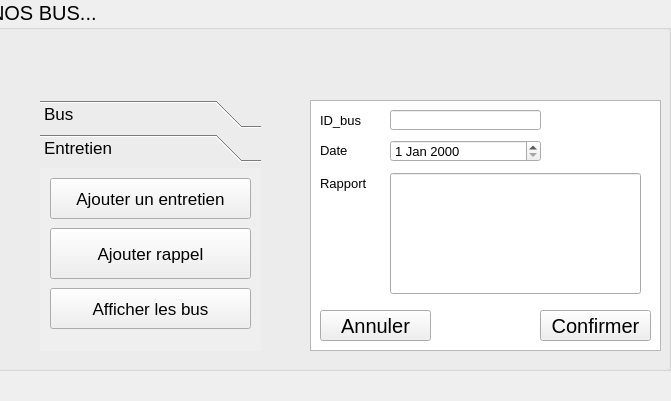
<?xml version="1.0" encoding="UTF-8"?>
<ui version="4.0">
 <class>horsservice</class>
 <widget class="QDialog" name="horsservice">
  <property name="geometry">
   <rect>
    <x>0</x>
    <y>0</y>
    <width>671</width>
    <height>401</height>
   </rect>
  </property>
  <property name="windowTitle">
   <string>Dialog</string>
  </property>
  <widget class="QLabel" name="label">
   <property name="geometry">
    <rect>
     <x>-310</x>
     <y>-70</y>
     <width>991</width>
     <height>511</height>
    </rect>
   </property>
   <property name="text">
    <string/>
   </property>
   <property name="pixmap">
    <pixmap>../../2019-URBAN-Iveco-Crealis-18-m-In-Motion-Charging.png</pixmap>
   </property>
  </widget>
  <widget class="QGroupBox" name="groupBox">
   <property name="geometry">
    <rect>
     <x>-10</x>
     <y>0</y>
     <width>681</width>
     <height>371</height>
    </rect>
   </property>
   <property name="font">
    <font>
     <pointsize>15</pointsize>
    </font>
   </property>
   <property name="title">
    <string>NOS BUS...</string>
   </property>
   <widget class="QToolBox" name="toolBox">
    <property name="geometry">
     <rect>
      <x>50</x>
      <y>100</y>
      <width>221</width>
      <height>251</height>
     </rect>
    </property>
    <property name="font">
     <font>
      <pointsize>13</pointsize>
     </font>
    </property>
    <property name="currentIndex">
     <number>1</number>
    </property>
    <widget class="QWidget" name="Bus">
     <property name="geometry">
      <rect>
       <x>0</x>
       <y>0</y>
       <width>221</width>
       <height>181</height>
      </rect>
     </property>
     <attribute name="label">
      <string>Bus</string>
     </attribute>
     <widget class="QPushButton" name="pushButton">
      <property name="geometry">
       <rect>
        <x>10</x>
        <y>10</y>
        <width>201</width>
        <height>41</height>
       </rect>
      </property>
      <property name="text">
       <string>Ajouter bus</string>
      </property>
     </widget>
     <widget class="QPushButton" name="pushButton_2">
      <property name="geometry">
       <rect>
        <x>10</x>
        <y>60</y>
        <width>201</width>
        <height>51</height>
       </rect>
      </property>
      <property name="text">
       <string>Mettre bus hors service</string>
      </property>
     </widget>
     <widget class="QPushButton" name="pushButton_3">
      <property name="geometry">
       <rect>
        <x>10</x>
        <y>120</y>
        <width>201</width>
        <height>41</height>
       </rect>
      </property>
      <property name="text">
       <string>Afficher les bus</string>
      </property>
     </widget>
    </widget>
    <widget class="QWidget" name="Entretien">
     <property name="geometry">
      <rect>
       <x>0</x>
       <y>0</y>
       <width>221</width>
       <height>181</height>
      </rect>
     </property>
     <attribute name="label">
      <string>Entretien</string>
     </attribute>
     <widget class="QPushButton" name="pushButton_7">
      <property name="geometry">
       <rect>
        <x>10</x>
        <y>60</y>
        <width>201</width>
        <height>51</height>
       </rect>
      </property>
      <property name="text">
       <string>Ajouter rappel</string>
      </property>
     </widget>
     <widget class="QPushButton" name="pushButton_8">
      <property name="geometry">
       <rect>
        <x>10</x>
        <y>120</y>
        <width>201</width>
        <height>41</height>
       </rect>
      </property>
      <property name="text">
       <string>Afficher les bus</string>
      </property>
     </widget>
     <widget class="QPushButton" name="pushButton_9">
      <property name="geometry">
       <rect>
        <x>10</x>
        <y>10</y>
        <width>201</width>
        <height>41</height>
       </rect>
      </property>
      <property name="text">
       <string>Ajouter un entretien</string>
      </property>
     </widget>
    </widget>
   </widget>
   <widget class="QTextBrowser" name="textBrowser">
    <property name="geometry">
     <rect>
      <x>320</x>
      <y>100</y>
      <width>351</width>
      <height>251</height>
     </rect>
    </property>
    <property name="font">
     <font>
      <pointsize>10</pointsize>
     </font>
    </property>
   </widget>
   <widget class="QPushButton" name="pushButton_4">
    <property name="geometry">
     <rect>
      <x>330</x>
      <y>310</y>
      <width>111</width>
      <height>31</height>
     </rect>
    </property>
    <property name="text">
     <string>Annuler</string>
    </property>
   </widget>
   <widget class="QPushButton" name="pushButton_5">
    <property name="geometry">
     <rect>
      <x>550</x>
      <y>310</y>
      <width>111</width>
      <height>31</height>
     </rect>
    </property>
    <property name="text">
     <string>Confirmer</string>
    </property>
   </widget>
   <widget class="QLineEdit" name="lineEdit">
    <property name="geometry">
     <rect>
      <x>400</x>
      <y>110</y>
      <width>151</width>
      <height>20</height>
     </rect>
    </property>
    <property name="font">
     <font>
      <pointsize>10</pointsize>
     </font>
    </property>
   </widget>
   <widget class="QLabel" name="label_2">
    <property name="geometry">
     <rect>
      <x>330</x>
      <y>110</y>
      <width>101</width>
      <height>21</height>
     </rect>
    </property>
    <property name="font">
     <font>
      <pointsize>10</pointsize>
     </font>
    </property>
    <property name="text">
     <string>ID_bus</string>
    </property>
   </widget>
   <widget class="QLabel" name="label_3">
    <property name="geometry">
     <rect>
      <x>330</x>
      <y>140</y>
      <width>61</width>
      <height>20</height>
     </rect>
    </property>
    <property name="font">
     <font>
      <pointsize>10</pointsize>
     </font>
    </property>
    <property name="text">
     <string/>
    </property>
   </widget>
   <widget class="QLabel" name="label_4">
    <property name="geometry">
     <rect>
      <x>330</x>
      <y>140</y>
      <width>71</width>
      <height>21</height>
     </rect>
    </property>
    <property name="font">
     <font>
      <pointsize>10</pointsize>
     </font>
    </property>
    <property name="text">
     <string>Date </string>
    </property>
   </widget>
   <widget class="QDateEdit" name="dateEdit">
    <property name="geometry">
     <rect>
      <x>400</x>
      <y>140</y>
      <width>151</width>
      <height>22</height>
     </rect>
    </property>
    <property name="font">
     <font>
      <pointsize>10</pointsize>
     </font>
    </property>
   </widget>
   <widget class="QLabel" name="label_6">
    <property name="geometry">
     <rect>
      <x>330</x>
      <y>173</y>
      <width>47</width>
      <height>21</height>
     </rect>
    </property>
    <property name="font">
     <font>
      <pointsize>10</pointsize>
     </font>
    </property>
    <property name="text">
     <string>Rapport</string>
    </property>
   </widget>
   <widget class="QLineEdit" name="lineEdit_4">
    <property name="geometry">
     <rect>
      <x>400</x>
      <y>173</y>
      <width>251</width>
      <height>121</height>
     </rect>
    </property>
   </widget>
  </widget>
 </widget>
 <resources/>
 <connections>
  <connection>
   <sender>pushButton_4</sender>
   <signal>clicked()</signal>
   <receiver>horsservice</receiver>
   <slot>reject()</slot>
   <hints>
    <hint type="sourcelabel">
     <x>387</x>
     <y>331</y>
    </hint>
    <hint type="destinationlabel">
     <x>714</x>
     <y>260</y>
    </hint>
   </hints>
  </connection>
  <connection>
   <sender>pushButton_5</sender>
   <signal>clicked()</signal>
   <receiver>horsservice</receiver>
   <slot>reject()</slot>
   <hints>
    <hint type="sourcelabel">
     <x>631</x>
     <y>334</y>
    </hint>
    <hint type="destinationlabel">
     <x>714</x>
     <y>184</y>
    </hint>
   </hints>
  </connection>
 </connections>
</ui>
